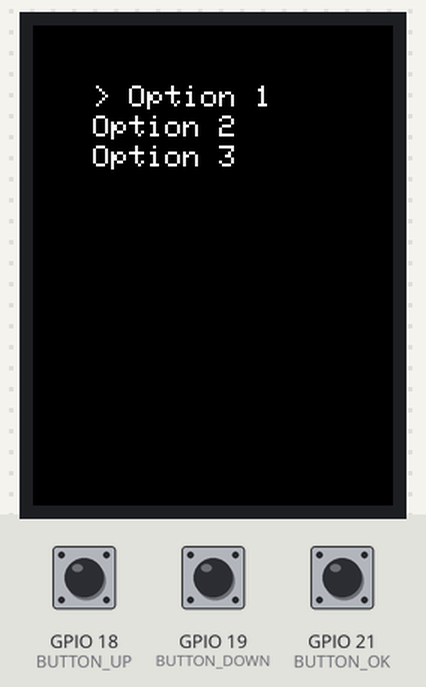
This program was run on a simulated ESP32. Parts: 240×320 colour display. Inputs (shaded band) come from the test bench; at power-on: GPIO 18 (BUTTON_UP) HIGH, GPIO 21 (BUTTON_OK) HIGH, GPIO 19 (BUTTON_DOWN) HIGH. What the program prints to the serial monitor is not drawn.

Above: at 1.5 s.
1.6 s: GPIO 18 (BUTTON_UP) pulled LOW for 0.15 s
At 2.2 s:
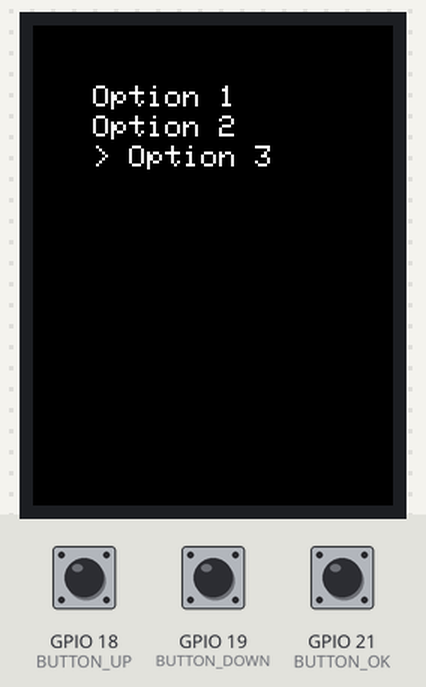
3.2 s: GPIO 21 (BUTTON_OK) pulled LOW for 0.15 s
At 3.8 s:
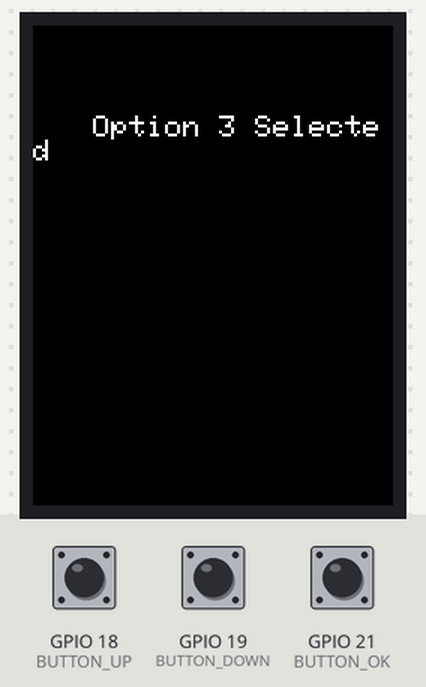
4.8 s: GPIO 18 (BUTTON_UP) pulled LOW for 1 s
At 5.8 s:
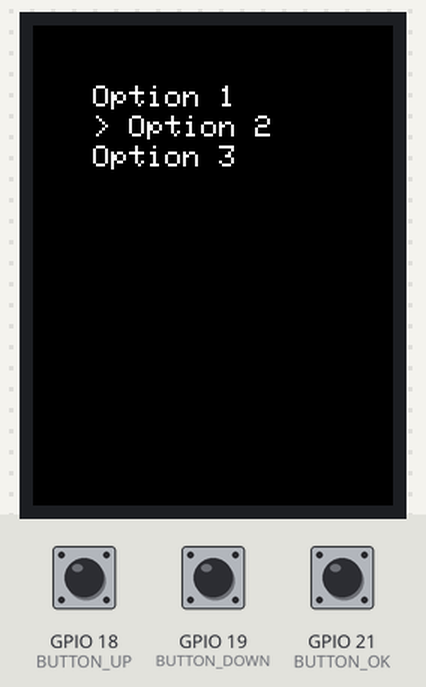
7.3 s: GPIO 21 (BUTTON_OK) pulled LOW for 1 s
At 8.8 s:
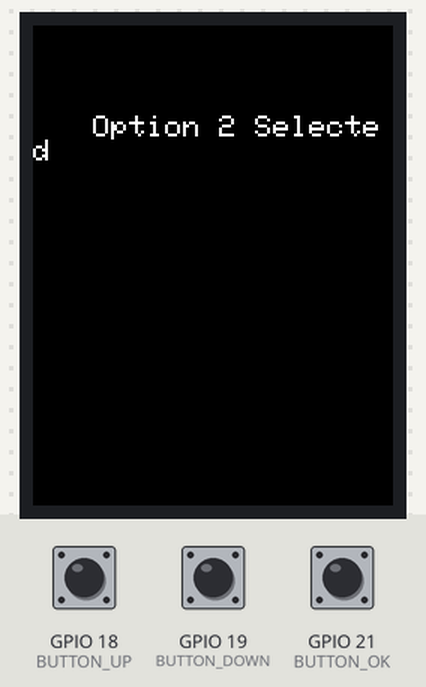
9.8 s: GPIO 19 (BUTTON_DOWN) pulled LOW for 0.15 s
At 11.0 s:
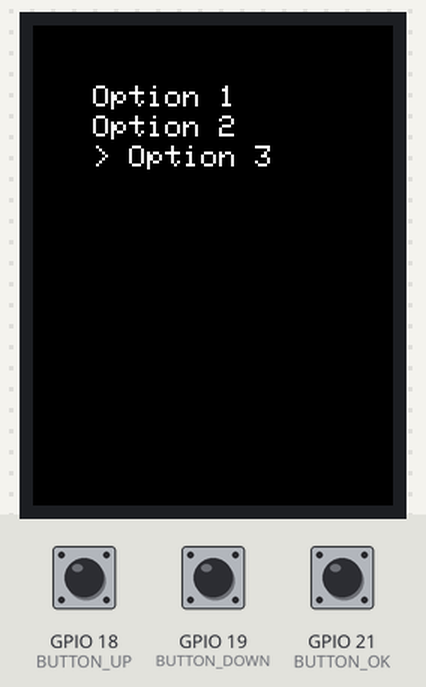
11.4 s: GPIO 21 (BUTTON_OK) pulled LOW for 3.2 s
At 12.9 s:
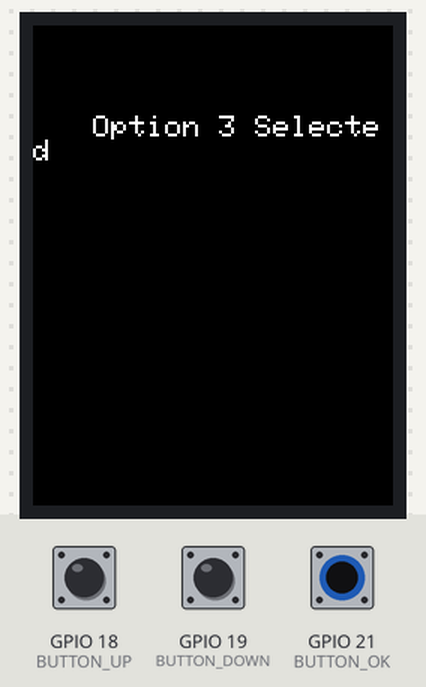
Timing chart, 0 to 14.4 s (numbered marks = the images above; inputs shaded):
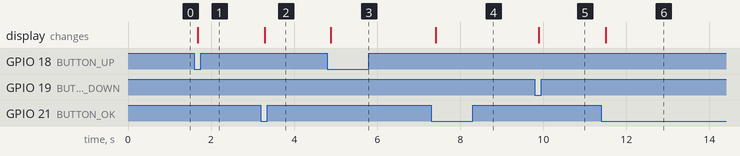

The program:

main.cpp
```cpp
#include <Adafruit_GFX.h>
#include <Adafruit_ILI9341.h>

// Pin untuk ILI9341
#define TFT_CS     15
#define TFT_RST    2
#define TFT_DC     4

// Pin untuk tombol pushbutton
#define BUTTON_UP     18
#define BUTTON_DOWN   19
#define BUTTON_OK     21

// Variabel untuk debouncing
unsigned long lastDebounceTimeUP = 0;    // Waktu debounce khusus untuk tombol UP
unsigned long lastDebounceTime = 0;      // Waktu debounce umum
unsigned long debounceDelayUP = 30;      // Debounce lebih kecil untuk tombol UP
unsigned long debounceDelay = 50;        // Debounce umum

// Variabel untuk status tombol
bool buttonUpPressed = false;
bool buttonDownPressed = false;
bool buttonOkPressed = false;

// Inisialisasi objek TFT
Adafruit_ILI9341 tft = Adafruit_ILI9341(TFT_CS, TFT_DC, TFT_RST);

// Variabel untuk menyimpan status menu
int currentMenu = 0;
const int totalMenuItems = 3;

// Fungsi untuk menampilkan menu
void displayMenu() {
  tft.fillScreen(ILI9341_BLACK); // Membersihkan layar
  tft.setTextSize(2);            // Ukuran teks
  tft.setTextColor(ILI9341_WHITE);

  // Menampilkan menu berdasarkan currentMenu
  for (int i = 0; i < totalMenuItems; i++) {
    if (i == currentMenu) {
      tft.setCursor(40, 40 + (i * 20));
      tft.print("> "); // Tanda '>' menunjukkan menu yang dipilih
    } else {
      tft.setCursor(40, 40 + (i * 20));
    }
    tft.println("Option " + String(i + 1));
  }
}

// Fungsi untuk mengeksekusi pilihan
void selectOption() {
  tft.fillScreen(ILI9341_BLACK);
  tft.setTextSize(2);
  tft.setTextColor(ILI9341_WHITE);
  tft.setCursor(40, 60);

  tft.print("Option ");
  tft.print(currentMenu + 1);
  tft.println(" Selected");
}

// Fungsi untuk membaca tombol dengan debounce
bool readButtonStable(int pin) {
  return (digitalRead(pin) == LOW);  // Kembalikan true jika tombol ditekan
}

void setup() {
  // Inisialisasi layar TFT
  tft.begin();
  tft.fillScreen(ILI9341_BLACK);
  displayMenu();  // Menampilkan menu awal

  // Inisialisasi pin untuk tombol
  pinMode(BUTTON_UP, INPUT_PULLUP);     // Menggunakan pull-up internal
  pinMode(BUTTON_DOWN, INPUT_PULLUP);
  pinMode(BUTTON_OK, INPUT_PULLUP);

  Serial.begin(115200);
}

void loop() {
  // Debounce khusus untuk tombol UP
  if ((millis() - lastDebounceTimeUP) > debounceDelayUP) {
    // Mengecek apakah tombol atas ditekan
    if (readButtonStable(BUTTON_UP)) {
      if (!buttonUpPressed) {  // Cek apakah tombol belum ditekan sebelumnya
        Serial.println("TOMBOL UP DITEKAN");
        currentMenu--;
        if (currentMenu < 0) {
          currentMenu = totalMenuItems - 1; // Mengulang ke menu terakhir
        }
        displayMenu();  // Menampilkan menu terbaru di layar OLED
        buttonUpPressed = true;  // Set flag tombol ditekan
        lastDebounceTimeUP = millis(); // Mengupdate waktu debounce untuk UP
      }
    } else {
      buttonUpPressed = false; // Reset flag saat tombol tidak ditekan
    }
  }

  // Debounce umum untuk tombol DOWN dan OK
  if ((millis() - lastDebounceTime) > debounceDelay) {
    // Mengecek apakah tombol bawah ditekan
    if (readButtonStable(BUTTON_DOWN)) {
      if (!buttonDownPressed) {  // Cek apakah tombol belum ditekan sebelumnya
        Serial.println("TOMBOL DOWN DITEKAN");
        currentMenu++;
        if (currentMenu >= totalMenuItems) {
          currentMenu = 0; // Mengulang ke menu pertama
        }
        displayMenu();  // Menampilkan menu terbaru di layar OLED
        buttonDownPressed = true;  // Set flag tombol ditekan
      }
    } else {
      buttonDownPressed = false;  // Reset flag saat tombol tidak ditekan
    }

    // Mengecek apakah tombol OK ditekan
    if (readButtonStable(BUTTON_OK)) {
      if (!buttonOkPressed) {  // Cek apakah tombol belum ditekan sebelumnya
        Serial.println("TOMBOL OK DITEKAN");
        selectOption(); // Menampilkan pilihan yang dipilih
        buttonOkPressed = true;  // Set flag tombol ditekan
      }
    } else {
      buttonOkPressed = false;  // Reset flag saat tombol tidak ditekan
    }

    lastDebounceTime = millis(); // Mengupdate waktu debounce umum
  }
}
```

Measured:
- after the input at 1.6 s, the display: changes after 0.08 s (image 1)
- after the input at 3.2 s, the display: changes after 0.09 s (image 2)
- after the input at 4.8 s, the display: changes after 0.08 s (image 3)
- after the input at 7.3 s, the display: changes after 0.11 s (image 4)
- after the input at 9.8 s, the display: changes after 0.09 s (image 5)
- after the input at 11.4 s, the display: changes after 0.10 s (image 6)
